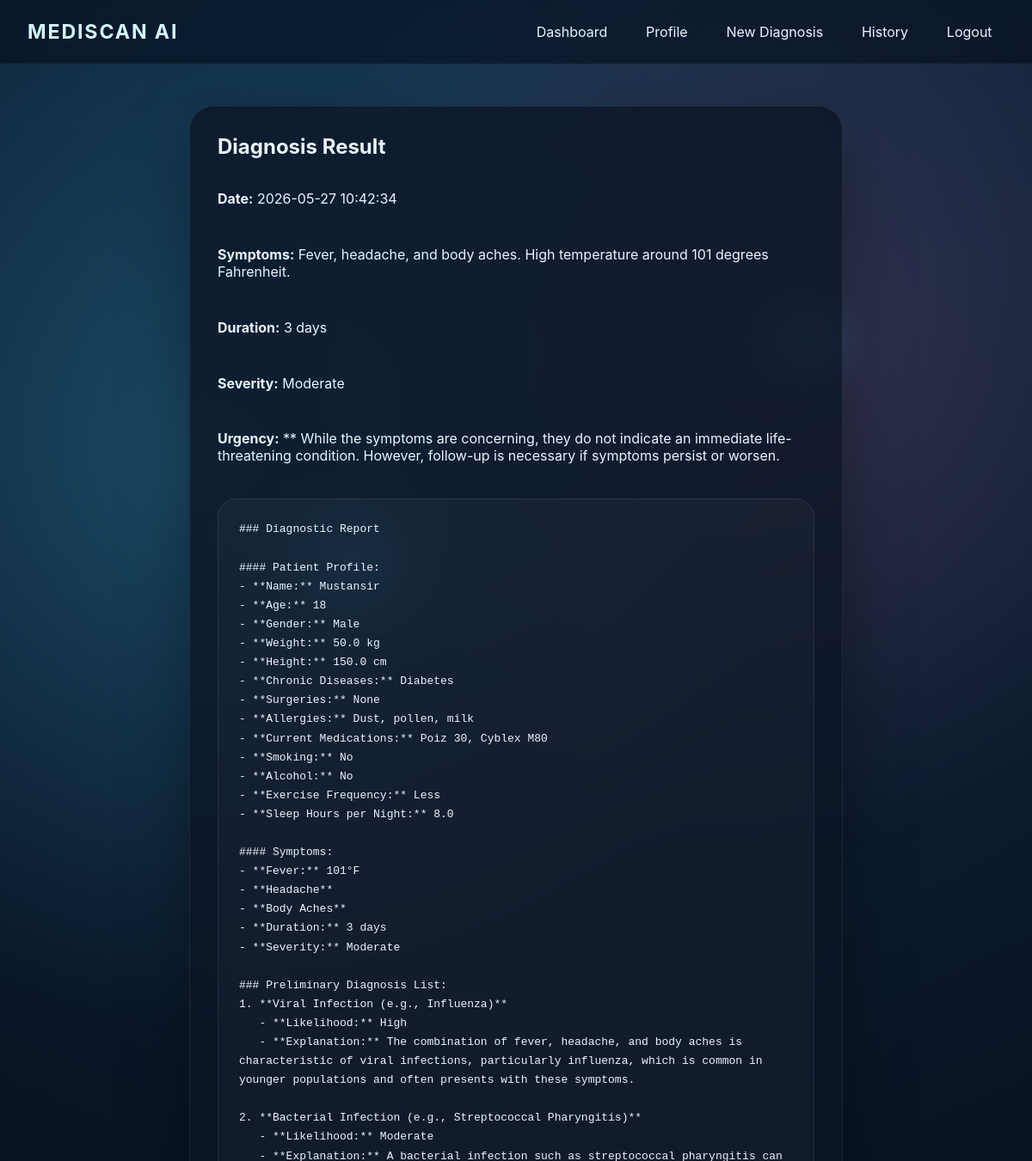
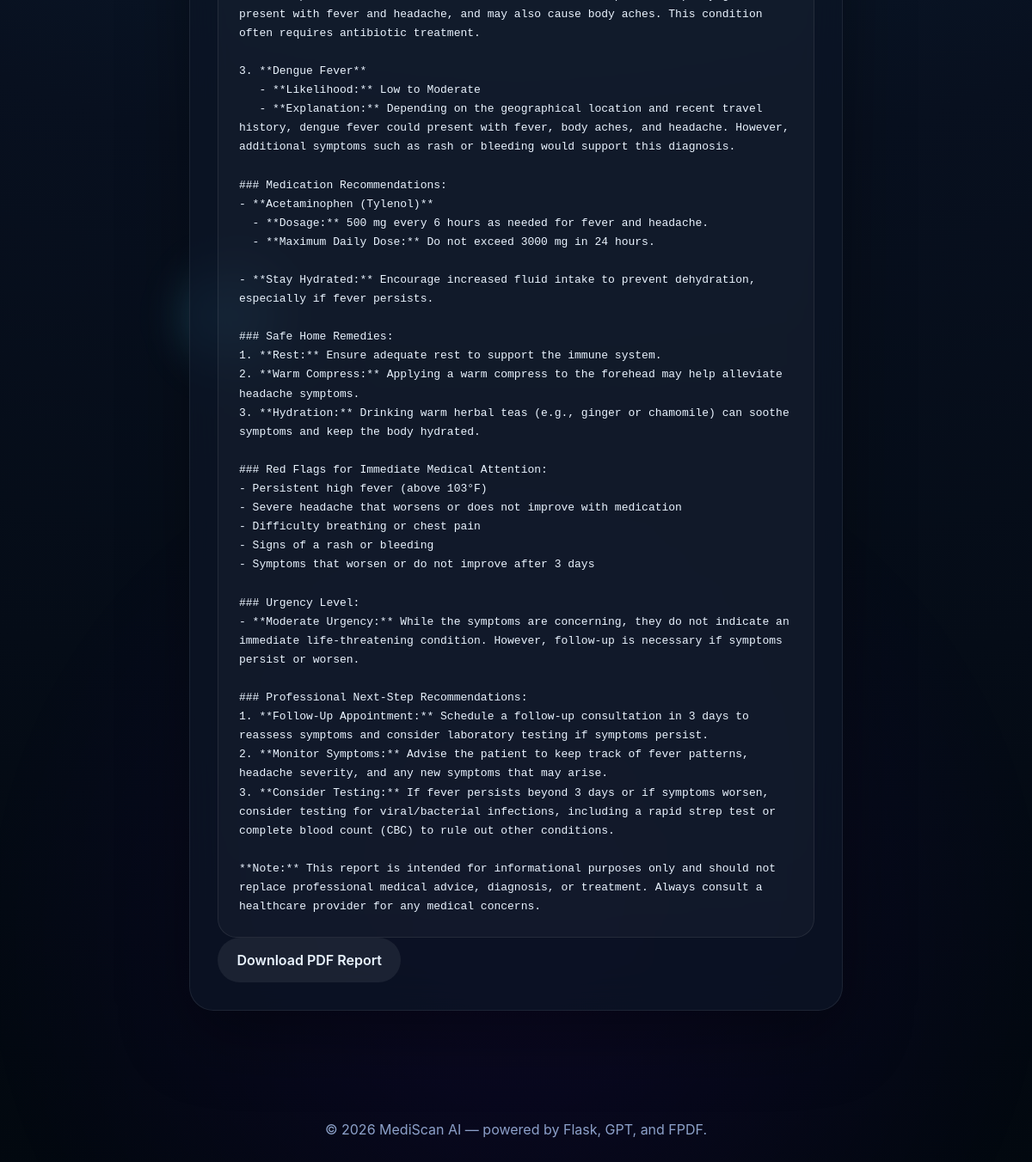
The page /diagnosis/12 (signed in) on the database its author committed (2 pictures, top to bottom).
### tables this page shows
CREATE TABLE disease_history (history_id INTEGER PRIMARY KEY AUTOINCREMENT,user_id INTEGER NOT NULL,patient_id INTEGER NOT NULL,symptoms TEXT,symptom_duration TEXT,severity TEXT,diagnosis_text TEXT,urgency TEXT,report_filename TEXT,created_at TIMESTAMP DEFAULT CURRENT_TIMESTAMP,FOREIGN KEY(user_id) REFERENCES users(id),FOREIGN KEY(patient_id) REFERENCES patients(patient_id));

### app.py (the view)
@app.route('/diagnosis/<int:history_id>')
def diagnosis_result(history_id):
    user = get_current_user()
    if not user:
        return redirect(url_for('login'))
    conn = get_db_connection()
    record = conn.execute('SELECT * FROM disease_history WHERE history_id = ? AND user_id = ?', (history_id, user['id'])).fetchone()
    conn.close()
    if not record:
        flash('Diagnosis record not found.', 'error')
        return redirect(url_for('dashboard'))
    return render_template('diagnosis_result.html', user=user, record=record)

### app.py (called while the page is built)
def get_db_connection():
    conn = sqlite3.connect(DB_PATH)
    conn.row_factory = sqlite3.Row
    return conn

def get_current_user():
    user_id = session.get('user_id')
    if not user_id:
        return None
    conn = get_db_connection()
    user = conn.execute('SELECT * FROM users WHERE id = ?', (user_id,)).fetchone()
    conn.close()
    return user

### templates/diagnosis_result.html
{% extends 'base.html' %}
{% block content %}
<section class="report-shell glass-card">
    <h2>Diagnosis Result</h2>
    <div class="report-summary">
        <p><strong>Date:</strong> {{ record.created_at }}</p>
        <p><strong>Symptoms:</strong> {{ record.symptoms }}</p>
        <p><strong>Duration:</strong> {{ record.symptom_duration }}</p>
        <p><strong>Severity:</strong> {{ record.severity }}</p>
        <p><strong>Urgency:</strong> {{ record.urgency }}</p>
    </div>
    <div class="report-output">
        <pre>{{ record.diagnosis_text }}</pre>
    </div>
    {% if record.report_filename %}
        <a class="button secondary" href="{{ url_for('download_report', filename=record.report_filename) }}">Download PDF Report</a>
    {% endif %}
</section>
{% endblock %}

### static/css/style.css (style rules this page uses)
:root { color-scheme: dark; --bg: #08101f; --surface: rgba(17, 28, 45, 0.85); --surface-strong: rgba(14, 20, 35, 0.95); --surface-soft: rgba(12, 19, 32, 0.65); --accent: #4bd1ff; --accent-soft: rgba(75, 209, 255, 0.16); --text: #eaf4ff; --muted: #8ea9c8; --border: rgba(255, 255, 255, 0.12); --shadow: 0 30px 80px rgba(0, 0, 0, 0.35); font-family: Inter, ui-sans-serif, system-ui, -apple-system, BlinkMacSystemFont, sans-serif; }
* { box-sizing: border-box; }
html, body { margin: 0; min-height: 100%; background: radial-gradient(circle at top, #11314c 0%, #08101f 56%, #02080f 100%); color: var(--text); }
body { overflow-x: hidden; }
body::before { content: ""; position: fixed; inset: 0; background: radial-gradient(circle at 20% 20%, rgba(75, 209, 255, 0.22), transparent 28%), radial-gradient(circle at 75% 15%, rgba(255, 120, 180, 0.16), transparent 24%), radial-gradient(circle at 50% 90%, rgba(120, 0, 255, 0.08), transparent 25%); pointer-events: none; z-index: 0; }
.glass-card { position: relative; border-radius: 28px; border: 1px solid rgba(255,255,255,0.08); background: rgba(12, 21, 37, 0.79); box-shadow: var(--shadow); backdrop-filter: blur(24px); padding: 2rem; }
.button { display: inline-flex; align-items: center; justify-content: center; gap: 0.5rem; border: none; padding: 1rem 1.4rem; border-radius: 999px; font-weight: 600; cursor: pointer; text-decoration: none; transition: transform 0.2s ease, box-shadow 0.2s ease, background 0.2s ease; }
.secondary { background: rgba(255,255,255,0.07); color: var(--text); }
.form-shell, .report-shell, .history-shell { max-width: 760px; margin: 0 auto; }
.form-shell h2, .report-shell h2, .history-shell h2 { margin-top: 0; }
.report-summary { display: grid; gap: 0.8rem; margin-bottom: 1.5rem; }
.report-output { padding: 1.5rem; background: rgba(255,255,255,0.03); border-radius: 22px; border: 1px solid rgba(255,255,255,0.08); }
.report-output pre { white-space: pre-wrap; margin: 0; line-height: 1.7; color: var(--text); }

### rows shown on the page
disease_history: created_at "2026-05-27 10:42:34", symptoms "Fever, headache, and body aches. High temperature around 101 degrees Fahrenheit.", symptom_duration "3 days", severity "Moderate", urgency "** While the symptoms are concerning, they do not indicate an immediate life-threatening condition. However, follow-up is necessary if symptoms persist or worsen.", diagnosis_text "### Diagnostic Report #### Patient Profile: - **Name:** Mustansir - **Age:** 18 - **Gender:** Male - **Weight:** 50.0 kg - **Height:** 150.0 cm - **Chronic Diseases:** Diabetes - **Surgeries:** None - **Allergies:** Dust, pollen, milk - **Current Medications:** Poiz 30, Cyblex M80 - **Smoking:** No - **Alcohol:** No - **Exercise Frequency:** Less - **Sleep Hours per Night:** 8.0 #### Symptoms: - **Fever:** 101°F - **Headache** - **Body Aches** - **Duration:** 3 days - **Severity:** Moderate ### Preliminary Diagnosis List: 1. **Viral Infection (e.g., Influenza)** - **Likelihood:** High - **Explanation:** The combination of fever, headache, and body aches is characteristic of viral…"
